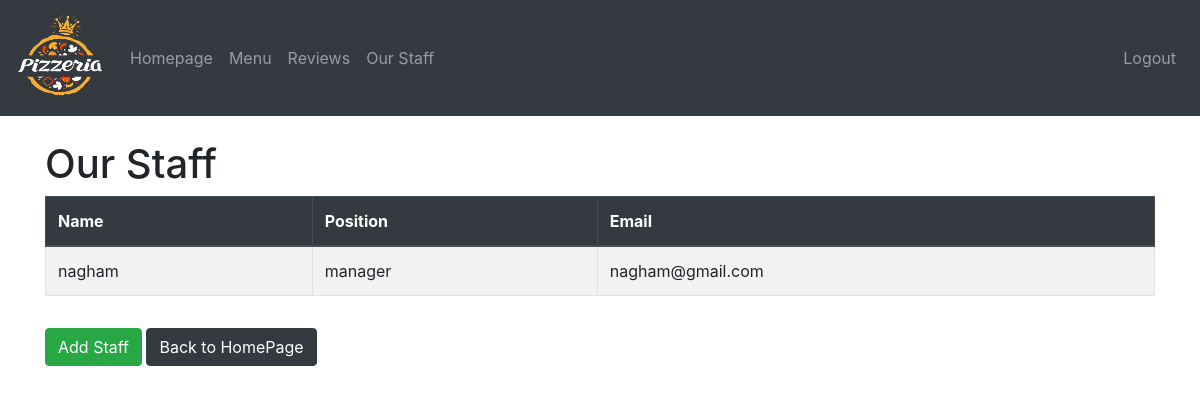
The page /staff/ (signed in) on the database its author committed.
### staff/models.py (models this page shows, shortened)
class Staff(models.Model):
    name = models.CharField(max_length=100)
    position = models.CharField(max_length=100)
    email = models.EmailField()

### staff/views.py (the view)
# urls.py: path('', views.StaffListView.as_view(), name='staff_list'),
class StaffListView(ListView):
    model = Staff
    form_class = StaffForm
    template_name = 'staff_list.html'
    context_object_name = 'staff_members'

### templates/staff_list.html (shortened to what this page needs)
{% extends "base.html" %}
{% load crispy_forms_tags %}
{% block content %}
<h1>Our Staff</h1>
<table class="table table-striped table-bordered">
    <thead class="thead-dark">
        <tr>
            <th scope="col">Name</th>
            <th scope="col">Position</th>
            <th scope="col">Email</th>
        </tr>
    </thead>
    <tbody>
        {% for i in staff_members %}
            <tr>
                <td>{{ i.name }}</td>
                <td>{{ i.position }}</td>
                <td>{{ i.email }}</td>
            </tr>
        {% endfor %}
    </tbody>
</table>
<div>
    <a href="{% url 'add_staff' %}" class="btn btn-success mt-3">Add Staff</a>
    <a href="{% url 'homepage' %}" class="btn btn-dark  mt-3">Back to HomePage</a>
</div>
{% endblock %}

### rows shown on the page
Staff: name "nagham", position "manager", email "nagham@gmail.com"
